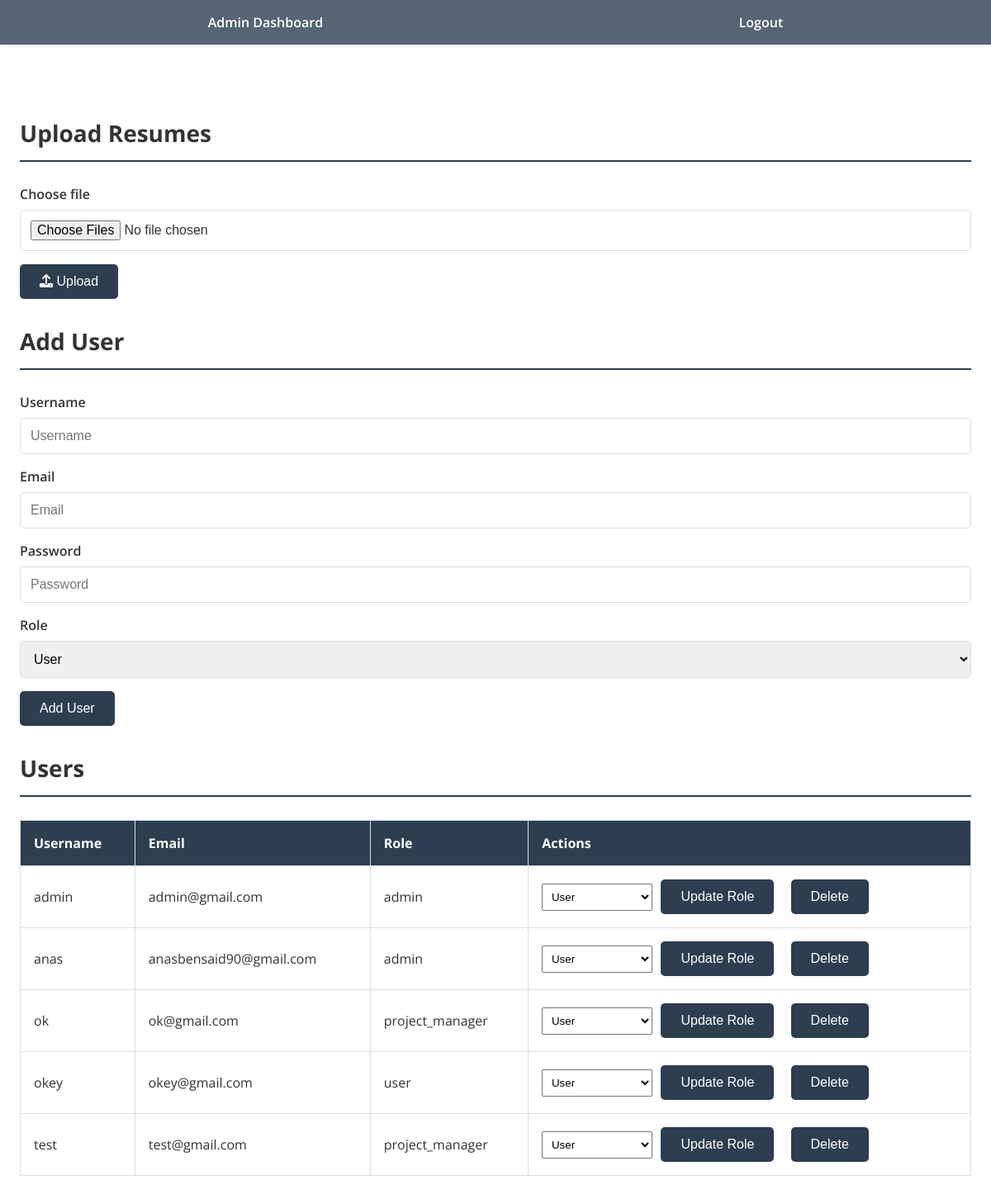
The app's page /admin/dashboard (signed in) with its own data.
### model.py (models this page shows, shortened)
class User(UserMixin, db.Model):
    id = db.Column(db.Integer, primary_key=True)
    username = db.Column(db.String(150), unique=True, nullable=False)
    password_hash = db.Column(db.String(150), nullable=False)
    role = db.Column(db.String(50), nullable=False)

### app.py (the view, shortened to what this page needs)
@app.route('/admin/dashboard', methods=['GET', 'POST'])
@login_required
def admin_dashboard():
    if current_user.role != 'admin':
        flash('Access denied. Only admins can access this page.', 'danger')
        return redirect(url_for('dashboard'))
    users = User.query.all()
    return render_template('admin_dashboard.html', users=users)

### app.py (called while the page is built)
@login_manager.user_loader
def load_user(user_id):
    return User.query.get(int(user_id))

### templates/admin_dashboard.html (shortened to what this page needs)
<!DOCTYPE html>
<html lang="en">
<head>
    <link rel="stylesheet" href="https://cdnjs.cloudflare.com/ajax/libs/font-awesome/6.0.0-beta3/css/all.min.css">
</head>
<body>
<header>
    <nav>
        <ul>
            <li><a href="#">Admin Dashboard</a></li>
            <li><a href="#">Logout</a></li>
        </ul>
    </nav>
</header>
<main>
    <section class="upload-cv">
        <h2>Upload Resumes</h2>
        <form method="post" enctype="multipart/form-data">
            <div class="form-group">
                <label for="file">Choose file</label>
                <input type="file" name="file" id="file" class="custom-file-input" multiple>
            </div>
            <button type="submit" class="btn btn-primary"><i class="fa fa-upload"></i> Upload</button>
        </form>
    </section>
    <section class="add-user">
        <h2>Add User</h2>
        <form action="{{ url_for('admin_dashboard') }}" method="post">
            <div class="form-group">
                <label for="username">Username</label>
                <input type="text" name="username" id="username" placeholder="Username" required>
            </div>
            <div class="form-group">
                <label for="email">Email</label>
                <input type="email" name="email" id="email" placeholder="Email" required>
            </div>
            <div class="form-group">
                <label for="password">Password</label>
                <input type="password" name="password" id="password" placeholder="Password" required>
            </div>
            <div class="form-group">
                <label for="role">Role</label>
                <select name="role" id="role" required>
                    <option value="user">User</option>
                </select>
            </div>
            <button type="submit">Add User</button>
        </form>
    </section>
    <section class="users">
        <h2>Users</h2>
        <table>
            <thead>
            <tr>
                <th>Username</th>
                <th>Email</th>
                <th>Role</th>
                <th>Actions</th>
            </tr>
            </thead>
            <tbody>
            {% for user in users %}
                <tr>
                    <td>{{ user.username }}</td>
                    <td>{{ user.email }}</td>
                    <td>{{ user.role }}</td>
                    <td class="actions">
                        <form action="{{ url_for('admin_dashboard') }}" method="post" style="display:inline;">
                            <select name="new_role">
                                <option value="user">User</option>
                            </select>
                            <button type="submit">Update Role</button>
                        </form>
                        <form action="{{ url_for('admin_dashboard') }}" method="post" style="display:inline;">
                            <button type="submit">Delete</button>
                        </form>
                    </td>
                </tr>
            {% endfor %}
            </tbody>
        </table>
    </section>
</main>
</body>
</html>

### templates/admin_dashboard.html (style rules this page uses)
body { font-family: 'Open Sans', sans-serif; margin: 0; padding: 0; background: url('../static/images/people-practicing-social-integration.jpg') no-repeat center center fixed; background-size: cover; color: #333; }
header { background-color: rgba(44, 62, 80, 0.8); color: white; padding: 1em 0; box-shadow: 0 2px 4px rgba(0, 0, 0, 0.1); }
nav ul { list-style: none; margin: 0; padding: 0; display: flex; justify-content: space-around; }
nav ul li { display: inline; }
nav ul li a { color: white; text-decoration: none; font-weight: 600; padding: 0.75em 1.5em; transition: background-color 0.3s, border-radius 0.3s; border-radius: 5px; }
main { max-width: 1200px; margin: 2em auto; padding: 1.5em; background: rgba(255, 255, 255, 0.9); border-radius: 8px; box-shadow: 0 4px 8px rgba(0, 0, 0, 0.1); position: relative; z-index: 1; }
section { margin-bottom: 2em; }
h2 { font-size: 1.75em; border-bottom: 2px solid #2c3e50; padding-bottom: 0.5em; margin-bottom: 1em; }
.form-group { margin-bottom: 1em; }
.form-group label { display: block; margin-bottom: 0.5em; font-weight: 600; }
.form-group input, .form-group select { width: 100%; padding: 0.75em; font-size: 1em; border: 1px solid #ddd; border-radius: 5px; box-sizing: border-box; }
button { padding: 0.75em 1.5em; font-size: 1em; color: white; background-color: #2c3e50; border: none; border-radius: 5px; cursor: pointer; transition: background-color 0.3s; }
table { width: 100%; border-collapse: collapse; margin-bottom: 2em; }
table, th, td { border: 1px solid #ddd; }
th, td { padding: 1em; text-align: left; }
th { background-color: #2c3e50; color: white; }
.actions form { display: inline-block; margin-right: 1em; }
.actions input[type="text"], .actions select { width: auto; display: inline-block; margin-right: 0.5em; padding: 0.5em; }
.upload-cv { margin-top: 2em; }
.custom-file-input { border: 1px solid #ddd; padding: 0.5em; border-radius: 5px; font-size: 1em; }

### records on screen
User: username "admin", email "admin@gmail.com", role "admin"
User: username "anas", email "anasbensaid90@gmail.com", role "admin"
User: username "ok", email "ok@gmail.com", role "project_manager"
User: username "okey", email "okey@gmail.com", role "user"
User: username "test", email "test@gmail.com", role "project_manager"
